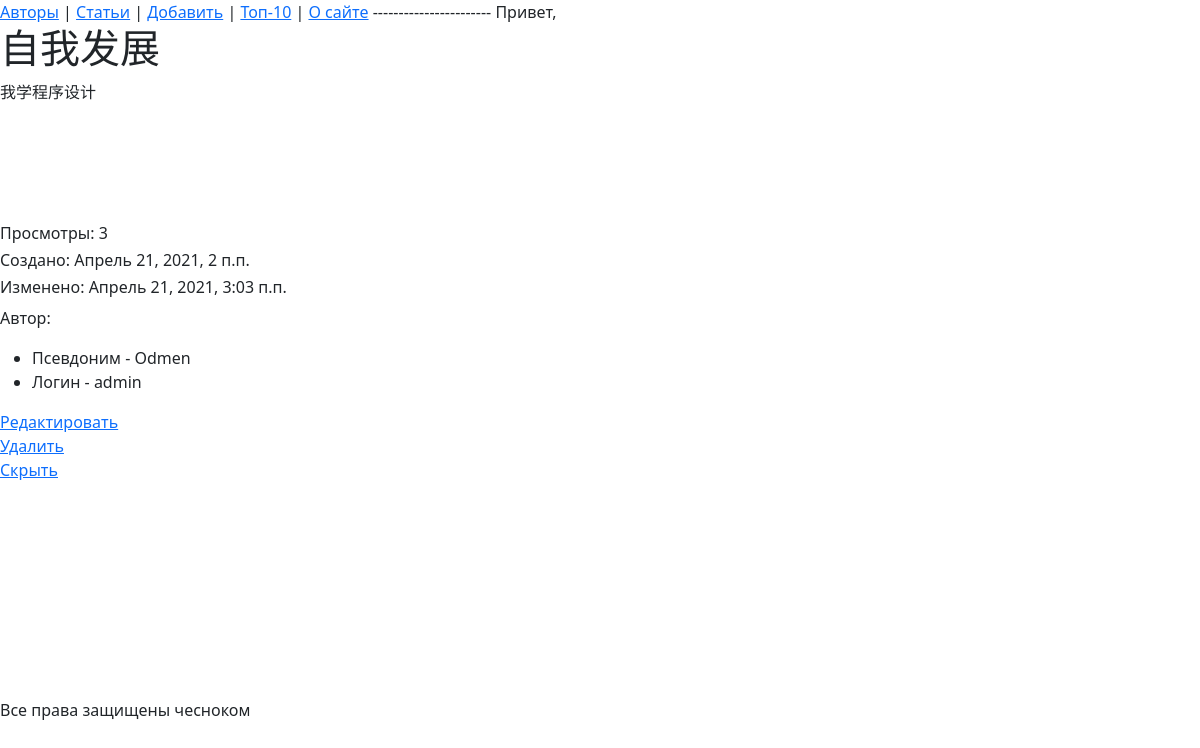
The page /article/5/ on the database its author committed.
### core/models.py (models this page shows, shortened)
class Article(models.Model):
    title = models.CharField(max_length = 255)
    text = models.TextField()
    author = models.ForeignKey(
        to = "Author",
        on_delete = models.SET_NULL,
        null = True, blank = True,
        related_name = "article",
        verbose_name = "Автор"
    )
    readers = models.ManyToManyField(
        to = User,
        related_name = "read_articles",
        blank = True,
    )
    views = models.IntegerField(
        default = 0,
        verbose_name = "Просмотры"
    )
    created_at = models.DateTimeField(
        auto_now_add = True,
        null = True,
    )
    updated_at = models.DateTimeField(
        auto_now = True
    )
    is_active = models.BooleanField(
        default = True
    )

class Author(models.Model):
    user = models.OneToOneField(
        to = User,
        related_name = "author",
        verbose_name = "Пользователь",
        null = False,
        blank = False,
        on_delete = models.CASCADE
    )
    nickname = models.CharField(max_length = 55)
    class Meta:
        verbose_name = "Автор"
        verbose_name_plural = "Авторы"

### core/views.py (the view)
# urls.py: path("article/<int:id>/", article_page, name = "article"),
def article_page(request, id):
    article = Article.objects.get(id = id)
    article.views += 1
    article.save()
    return render(
        request,
        "article.html",
        {"article": article}
    )

### core/templates/article.html (shortened to what this page needs)
{% extends 'base.html' %}
{% block content %}
    <h1>{{ article.title }}</h1>
    <div>{{ article.text }}</div>
    <br><br><br><br><br>
    <h6>Просмотры: {{ article.views }}</h6>
    <h6>Создано: {{ article.created_at }}</h6>
    <h6>Изменено: {{ article.updated_at }}</h6>
    <p>
        Автор:
        <ul>
            <li>Псевдоним - {{ article.author.nickname }}</li>
            <li>Логин - {{ article.author.user.username }}</li>
        </ul>
    </p>
    <a href="{% url 'article-edit' article.id %}">Редактировать</a>
    <br>
    <a href="{% url 'article-delete' article.id %}">Удалить</a>
    <br>
    <a href="{% url 'article-hide' article.id %}">Скрыть</a>
{% endblock %}

### rows shown on the page
Article: title "自我发展", text "我学程序设计", views "3", created_at "Апрель 21, 2021, 2 п.п.", updated_at "Апрель 21, 2021, 3:03 п.п.", author.nickname "Odmen", author.user.username "admin"
